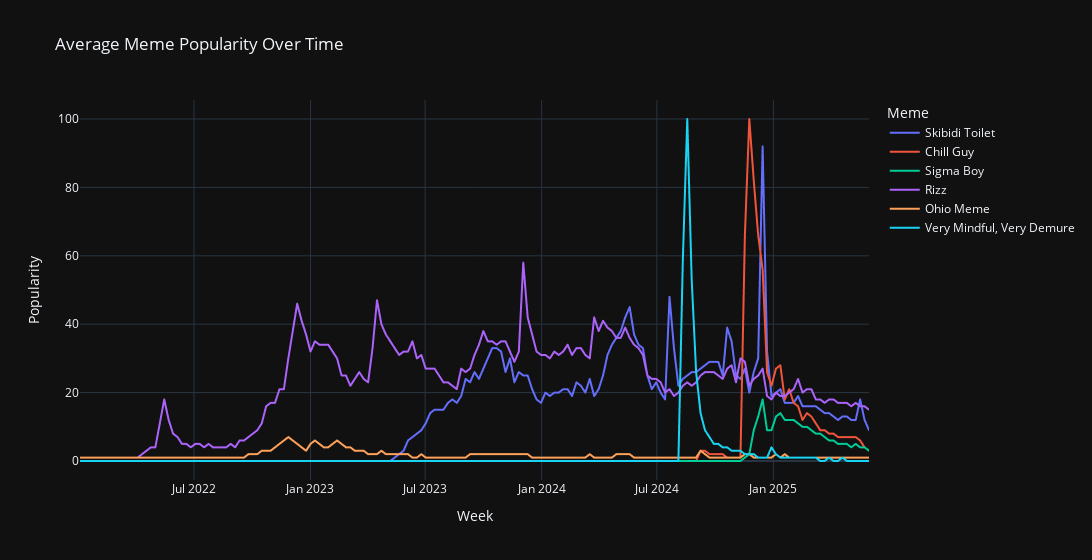

Notebook source saved alongside this figure:
### Code cell
fig_line.show()

### Figure 1 — Plotly figure (JSON) as saved in the notebook; plotly's stock layout.template omitted (floating-point values rounded to 4 significant figures; data arrays with more than 128 entries replaced by an {"elided": "..."} marker saying what was removed)
{"data": [{"hovertemplate": "Meme=Skibidi Toilet<br>Week=%{x}<br>Popularity=%{y}<extra></extra>", "legendgroup": "Skibidi Toilet", "line": {"color": "#636efa", "dash": "solid"}, "marker": {"symbol": "circle"}, "mode": "lines", "name": "Skibidi Toilet", "showlegend": true, "type": "scattergl", "x": {"elided": "179 str values"}, "xaxis": "x", "y": {"elided": "179 int values"}, "yaxis": "y"}, {"hovertemplate": "Meme=Chill Guy<br>Week=%{x}<br>Popularity=%{y}<extra></extra>", "legendgroup": "Chill Guy", "line": {"color": "#EF553B", "dash": "solid"}, "marker": {"symbol": "circle"}, "mode": "lines", "name": "Chill Guy", "showlegend": true, "type": "scattergl", "x": {"elided": "179 str values"}, "xaxis": "x", "y": {"elided": "179 int values"}, "yaxis": "y"}, {"hovertemplate": "Meme=Sigma Boy<br>Week=%{x}<br>Popularity=%{y}<extra></extra>", "legendgroup": "Sigma Boy", "line": {"color": "#00cc96", "dash": "solid"}, "marker": {"symbol": "circle"}, "mode": "lines", "name": "Sigma Boy", "showlegend": true, "type": "scattergl", "x": {"elided": "179 str values"}, "xaxis": "x", "y": {"elided": "179 int values"}, "yaxis": "y"}, {"hovertemplate": "Meme=Rizz<br>Week=%{x}<br>Popularity=%{y}<extra></extra>", "legendgroup": "Rizz", "line": {"color": "#ab63fa", "dash": "solid"}, "marker": {"symbol": "circle"}, "mode": "lines", "name": "Rizz", "showlegend": true, "type": "scattergl", "x": {"elided": "179 str values"}, "xaxis": "x", "y": {"elided": "179 int values"}, "yaxis": "y"}, {"hovertemplate": "Meme=Ohio Meme<br>Week=%{x}<br>Popularity=%{y}<extra></extra>", "legendgroup": "Ohio Meme", "line": {"color": "#FFA15A", "dash": "solid"}, "marker": {"symbol": "circle"}, "mode": "lines", "name": "Ohio Meme", "showlegend": true, "type": "scattergl", "x": {"elided": "179 str values"}, "xaxis": "x", "y": {"elided": "179 int values"}, "yaxis": "y"}, {"hovertemplate": "Meme=Very Mindful, Very Demure<br>Week=%{x}<br>Popularity=%{y}<extra></extra>", "legendgroup": "Very Mindful, Very Demure", "line": {"color": "#19d3f3", "dash": "solid"}, "marker": {"symbol": "circle"}, "mode": "lines", "name": "Very Mindful, Very Demure", "showlegend": true, "type": "scattergl", "x": {"elided": "179 str values"}, "xaxis": "x", "y": {"elided": "179 int values"}, "yaxis": "y"}], "layout": {"legend": {"title": {"text": "Meme"}, "tracegroupgap": 0}, "title": {"text": "Average Meme Popularity Over Time"}, "width": 1300, "xaxis": {"anchor": "y", "domain": [0, 1], "title": {"text": "Week"}}, "yaxis": {"anchor": "x", "domain": [0, 1], "title": {"text": "Popularity"}}}}
